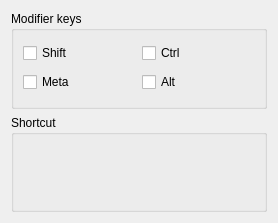
<?xml version="1.0" encoding="UTF-8"?>
<ui version="4.0">
 <class>KWin::TrackMouseEffectConfigForm</class>
 <widget class="QWidget" name="KWin::TrackMouseEffectConfigForm">
  <property name="geometry">
   <rect>
    <x>0</x>
    <y>0</y>
    <width>278</width>
    <height>223</height>
   </rect>
  </property>
  <property name="windowTitle">
   <string/>
  </property>
  <layout class="QVBoxLayout" name="verticalLayout">
   <item>
    <widget class="QGroupBox" name="groupBox">
     <property name="title">
      <string>Modifier keys</string>
     </property>
     <layout class="QHBoxLayout" name="horizontalLayout">
      <item>
       <layout class="QVBoxLayout" name="verticalLayout_2">
        <item>
         <widget class="QCheckBox" name="shift">
          <property name="text">
           <string>Shift</string>
          </property>
         </widget>
        </item>
        <item>
         <widget class="QCheckBox" name="meta">
          <property name="text">
           <string>Meta</string>
          </property>
         </widget>
        </item>
       </layout>
      </item>
      <item>
       <layout class="QVBoxLayout" name="verticalLayout_3">
        <item>
         <widget class="QCheckBox" name="control">
          <property name="text">
           <string>Ctrl</string>
          </property>
         </widget>
        </item>
        <item>
         <widget class="QCheckBox" name="alt">
          <property name="text">
           <string>Alt</string>
          </property>
         </widget>
        </item>
       </layout>
      </item>
     </layout>
    </widget>
   </item>
   <item>
    <widget class="QGroupBox" name="groupBox_2">
     <property name="title">
      <string>Shortcut</string>
     </property>
     <layout class="QVBoxLayout" name="verticalLayout_4">
      <item>
       <widget class="KWin::GlobalShortcutsEditor" name="editor" native="true"/>
      </item>
     </layout>
    </widget>
   </item>
  </layout>
 </widget>
 <customwidgets>
  <customwidget>
   <class>KWin::GlobalShortcutsEditor</class>
   <extends>QWidget</extends>
   <header location="global">kwineffects.h</header>
   <container>1</container>
   <slots>
    <slot>clearCollections()</slot>
   </slots>
  </customwidget>
 </customwidgets>
 <resources/>
 <connections/>
</ui>
